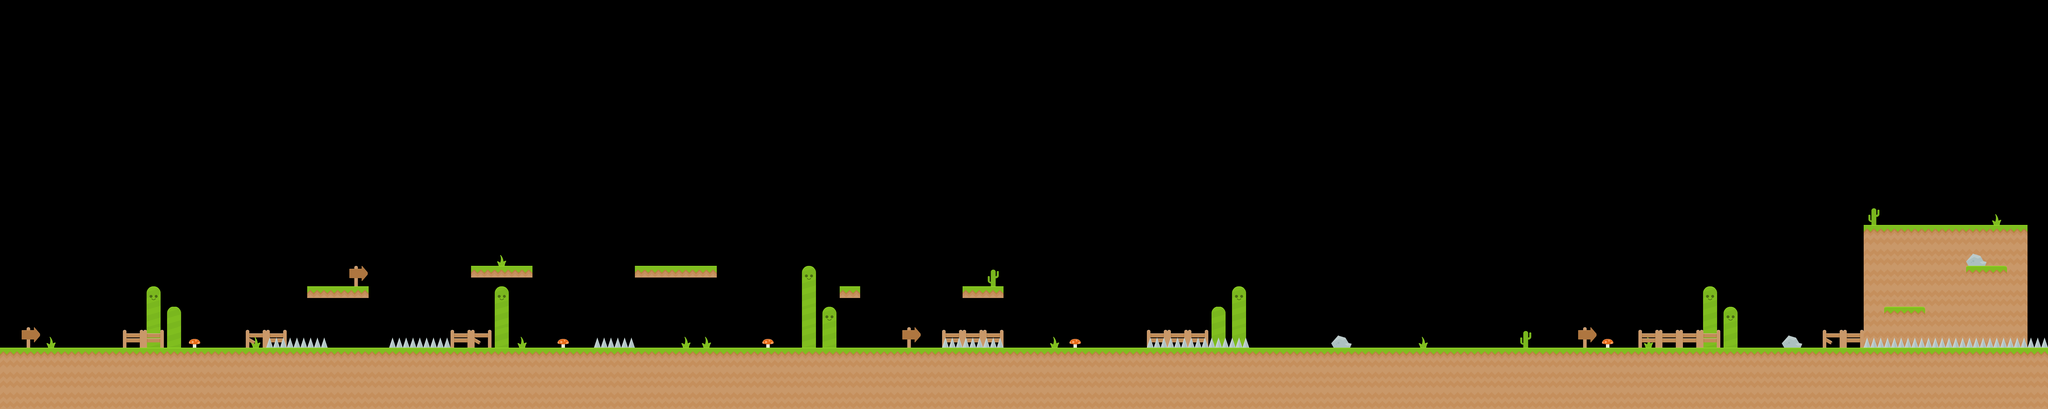

Rendered tile map (Tiled .tmx) drawn with the repository's tilesets; below, a short description and the map source with its tile grids summarised:
An orthogonal 100x20 tile map with 70x70 px tiles, 3 tile layers (bk, qq, q), 4 tilesets and 55 objects (16x Coin, 9x Slime, 8x Brick, 6x Spikes, 6x FlyingSlime, ...).

<map version="1.0" orientation="orthogonal" width="100" height="20" tilewidth="70" tileheight="70">
 <tileset firstgid="1" name="some" tilewidth="70" tileheight="70">
  <image source="Tiles/some.png" width="350" height="420" />
 </tileset>
 <tileset firstgid="31" name="door" tilewidth="70" tileheight="110">
  <image source="Items/door.png" width="70" height="110" />
 </tileset>
 <tileset firstgid="32" name="springboardDown_ok" tilewidth="70" tileheight="36">
  <image source="Items/springboardDown_ok.png" width="70" height="36" />
 </tileset>
 <tileset firstgid="33" name="springboardDown" tilewidth="70" tileheight="70">
  <image source="Items/springboardDown.png" width="70" height="70" />
 </tileset>
 <layer name="bk" width="100" height="20">
  <data>[2000 cells, 80 non-empty, 11 distinct tile ids]</data>
 </layer>
 <layer name="qq" width="100" height="20">
  <data>[2000 cells, 356 non-empty, 10 distinct tile ids]</data>
 </layer>
 <layer name="q" width="100" height="20">
  <data>[2000 cells, 21 non-empty, 7 distinct tile ids]</data>
 </layer>
 <objectgroup name="BrickLayer" width="100" height="20">
  <object name="Wall" type="Wall" x="1" y="1191" width="7007" height="337" />
  <object name="Brick" type="Brick" x="1609" y="909" width="212" height="41" />
  <object name="Brick" type="Brick" x="2169" y="910" width="282" height="41" />
  <object name="Brick" type="Brick" x="2867" y="980" width="72" height="43" />
  <object name="Spikes" type="Spikes" x="910" y="1154" width="212" height="39" />
  <object name="Brick" type="Brick" x="1050" y="979" width="212" height="41" />
  <object name="Spikes" type="Spikes" x="1329" y="1152" width="206" height="41" />
  <object name="Spikes" type="Spikes" x="3219" y="1155" width="211" height="43" />
  <object name="Brick" type="Brick" x="3290" y="980" width="139" height="43" />
  <object name="Spikes" type="Spikes" x="2031" y="1153" width="138" height="41" />
  <object name="Spikes" type="Spikes" x="3922" y="1152" width="343" height="40" />
  <object name="Spikes" type="Spikes" x="6373" y="1149" width="624" height="42" />
  <object name="Brick" type="Brick" x="6369" y="771" width="562" height="58" />
  <object name="Brick" type="Brick" x="6720" y="909" width="139" height="43" />
  <object name="Brick" type="Brick" x="6439" y="1051" width="139" height="43" />
 </objectgroup>
 <objectgroup name="CoinLayer" width="100" height="20">
  <object name="Coin" type="Coin" x="2544" y="1108" width="79" height="70" />
  <object name="Coin" type="Coin" x="1627" y="824" width="79" height="70" />
  <object name="Coin" type="Coin" x="2863" y="900" width="79" height="70" />
  <object name="Coin" type="Coin" x="1170" y="902" width="79" height="70" />
  <object name="Coin" type="Coin" x="1072" y="900" width="79" height="70" />
  <object name="Coin" type="Coin" x="1718" y="826" width="79" height="70" />
  <object name="Coin" type="Coin" x="2157" y="826" width="79" height="70" />
  <object name="Coin" type="Coin" x="3546" y="1028" width="79" height="70" />
  <object name="Coin" type="Coin" x="4437" y="1119" width="79" height="70" />
  <object name="Coin" type="Coin" x="4523" y="1119" width="79" height="70" />
  <object name="Coin" type="Coin" x="4754" y="963" width="79" height="70" />
  <object name="Coin" type="Coin" x="5265" y="1115" width="79" height="70" />
  <object name="Coin" type="Coin" x="5368" y="1111" width="79" height="70" />
  <object name="Coin" type="Coin" x="6473" y="969" width="79" height="70" />
  <object name="Coin" type="Coin" x="6838" y="693" width="79" height="70" />
  <object name="Coin" type="Coin" x="6729" y="687" width="79" height="70" />
 </objectgroup>
 <objectgroup name="MonsterLayer" width="100" height="20">
  <object name="FlyingSlime" type="FlyingSlime" x="3434" y="870" width="127" height="106" />
  <object name="Slime" type="Slime" x="1905" y="1131" width="74" height="46" />
  <object name="Slime" type="Slime" x="2867" y="1132" width="74" height="46" />
  <object name="Slime" type="Slime" x="3676" y="1112" width="74" height="46" />
  <object name="Slime" type="Slime" x="2186" y="1123" width="74" height="46" />
  <object name="FlyingSlime" type="FlyingSlime" x="866" y="822" width="127" height="106" />
  <object name="FlyingSlime" type="FlyingSlime" x="2737" y="1063" width="127" height="106" />
  <object name="FlyingSlime" type="FlyingSlime" x="4276" y="1002" width="127" height="106" />
  <object name="Slime" type="Slime" x="1189" y="1135" width="74" height="46" />
  <object name="Slime" type="Slime" x="727" y="1119" width="74" height="46" />
  <object name="Slime" type="Slime" x="1195" y="927" width="74" height="46" />
  <object name="FlyingSlime" type="FlyingSlime" x="6655" y="971" width="127" height="106" />
  <object name="FlyingSlime" type="FlyingSlime" x="5445" y="811" width="127" height="106" />
  <object name="Slime" type="Slime" x="6534" y="696" width="74" height="46" />
  <object name="Slime" type="Slime" x="5890" y="1136" width="74" height="46" />
 </objectgroup>
 <objectgroup name="ArticleLayer" width="100" height="20">
  <object name="Article" type="Article" gid="7" x="4760" y="1120" />
  <object name="Article" type="Article" gid="7" x="4340" y="1190" />
  <object name="Article" type="Article" gid="7" x="2242" y="894" />
  <object name="Article" type="Article" gid="7" x="2315" y="897" />
  <object name="Door" type="Door" gid="31" x="6440" y="770" />
  <object name="Article" type="Article" gid="7" x="4270" y="1190" />
  <object name="JumpBoard" type="JumpBoard" gid="32" x="3850" y="1190" />
  <object name="JumpBoard" type="JumpBoard" gid="32" x="1610" y="1190" />
 </objectgroup>
 <objectgroup name="HeroLayer" width="100" height="20">
  <object name="Hero" type="Hero" x="270" y="1086" width="97" height="76" />
 </objectgroup>
</map>
